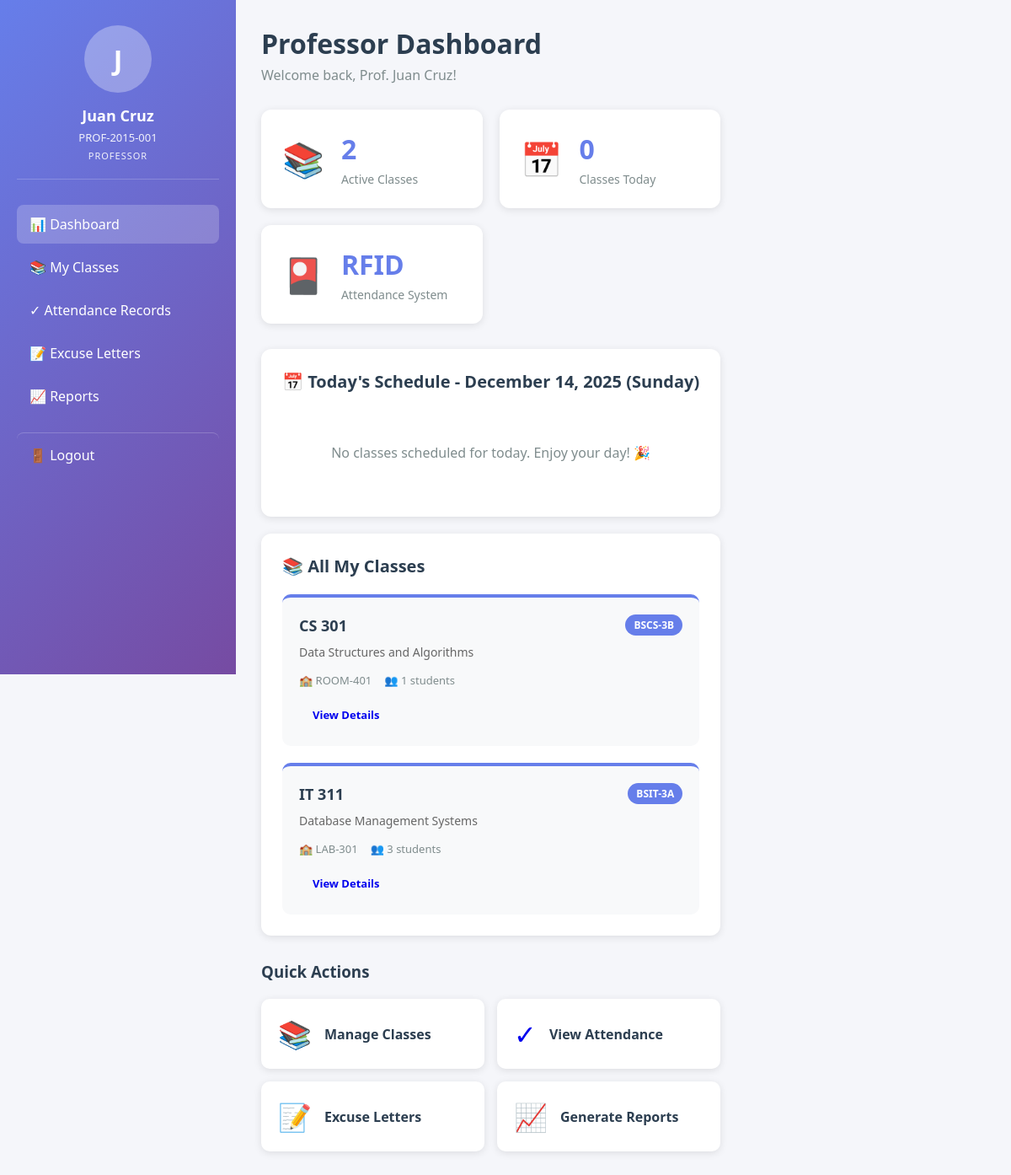
Page /professor_dashboard.php (signed in) on the committed database.
### tables this page shows
CREATE TABLE classes (
    class_id INT AUTO_INCREMENT PRIMARY KEY,
    course_id INT NOT NULL,
    professor_id INT NOT NULL,
    section VARCHAR(20) NOT NULL,
    school_year VARCHAR(9) NOT NULL,
    semester ENUM('1', '2', 'Summer') NOT NULL,
    room VARCHAR(20),
    status ENUM('active', 'inactive') DEFAULT 'active',
    created_at TIMESTAMP DEFAULT CURRENT_TIMESTAMP,
    FOREIGN KEY (course_id) REFERENCES courses(course_id) ON DELETE CASCADE,
    FOREIGN KEY (professor_id) REFERENCES professors(professor_id) ON DELETE CASCADE,
    INDEX idx_school_year_semester (school_year, semester),
    INDEX idx_status (status)
);

CREATE TABLE courses (
    course_id INT AUTO_INCREMENT PRIMARY KEY,
    course_code VARCHAR(20) UNIQUE NOT NULL,
    course_name VARCHAR(100) NOT NULL,
    course_description TEXT,
    units DECIMAL(2,1) NOT NULL,
    INDEX idx_course_code (course_code)
);

### Database.php (called while the page is built, shortened)
<?php
class Database {
    private $host = '127.0.0.1';
    private $db   = 'citcs_attendance';
    private $user = 'root';
    private $pass = '';
    private $charset = 'utf8mb4';
    private $pdo;
    public function __construct() {
        $dsn = "mysql:host={$this->host};dbname={$this->db};charset={$this->charset}";
        $options = [
            PDO::ATTR_ERRMODE            => PDO::ERRMODE_EXCEPTION,
            PDO::ATTR_DEFAULT_FETCH_MODE => PDO::FETCH_ASSOC,
            PDO::ATTR_EMULATE_PREPARES   => false,
        ];
        $this->pdo = new PDO($dsn, $this->user, $this->pass, $options);
    }
    public function query($sql, $params = []) {
        $stmt = $this->pdo->prepare($sql);
        $stmt->execute($params);
        return $stmt;
    }
    public function all($sql, $params = []) {
        return $this->query($sql, $params)->fetchAll();
    }
}
?>

### Auth.php (called while the page is built, shortened)
<?php
require_once 'Database.php';
class Auth {
    public function getRoleId() {
        return $_SESSION['role_id'] ?? null;
    }
}
?>

### ClassManager.php (called while the page is built, shortened)
<?php
require_once 'Database.php';
class ClassManager {
    private $db;
    public function __construct() {
        $this->db = new Database();
    }
    public function getClasses($filters = []) {
        $sql = "SELECT c.*, co.course_code, co.course_name, co.units,
                CONCAT(u.first_name, ' ', u.last_name) as professor_name,
                p.employee_number,
                (SELECT COUNT(*) FROM class_enrollments WHERE class_id = c.class_id AND status = 'enrolled') as enrolled_count
                FROM classes c
                JOIN courses co ON c.course_id = co.course_id
                JOIN professors p ON c.professor_id = p.professor_id
                JOIN users u ON p.user_id = u.user_id
                WHERE 1=1";
        $params = [];
        if (!empty($filters['professor_id'])) {
            $sql .= " AND c.professor_id = ?";
            $params[] = $filters['professor_id'];
        }
        if (!empty($filters['status'])) {
            $sql .= " AND c.status = ?";
            $params[] = $filters['status'];
        }
        $sql .= " ORDER BY co.course_code, c.section";
        return $this->db->all($sql, $params);
    }
}
?>

### professor_dashboard.php (the view, shortened to what this page needs)
<?php
require_once 'Auth.php';
require_once 'ClassManager.php';
$auth = new Auth();
$auth->requireRole(['professor']);
$classManager = new ClassManager();
$professorId = $auth->getRoleId();
$classes = $classManager->getClasses(['professor_id' => $professorId, 'status' => 'active']);
$todayClasses = [];
usort($todayClasses, function($a, $b) {
    return strcmp($a['schedule']['start_time'], $b['schedule']['start_time']);
});
?>
<!DOCTYPE html>
<html lang="en">
<head>
</head>
<body>
    <?php include 'includes/professor_sidebar.php'; ?>
    <div class="dashboard-container">
        <main class="main-content">
            <div class="page-header">
                <h1>Professor Dashboard</h1>
                <p>Welcome back, Prof. <?php echo htmlspecialchars($_SESSION['full_name']); ?>!</p>
            </div>
            <div class="stats-grid">
                <div class="stat-card">
                    <div class="stat-icon">📚</div>
                    <div class="stat-info">
                        <h3><?php echo count($classes); ?></h3>
                        <p>Active Classes</p>
                    </div>
                </div>
                <div class="stat-card">
                    <div class="stat-icon">📅</div>
                    <div class="stat-info">
                        <h3><?php echo count($todayClasses); ?></h3>
                        <p>Classes Today</p>
                    </div>
                </div>
                <div class="stat-card">
                    <div class="stat-icon">🎴</div>
                    <div class="stat-info">
                        <h3>RFID</h3>
                        <p>Attendance System</p>
                    </div>
                </div>
            </div>
            <div class="section-card">
                <h2>📅 Today's Schedule - <?php echo date('F d, Y (l)'); ?></h2>
                <?php if (empty($todayClasses)): ?>
                    <p class="empty-state">No classes scheduled for today. Enjoy your day! 🎉</p>
                <?php endif; ?>
            </div>
            <div class="section-card">
                <h2>📚 All My Classes</h2>
                <?php if (empty($classes)): ?>
                    <p class="empty-state">No classes assigned yet.</p>
                <?php else: ?>
                    <div class="classes-grid">
                        <?php foreach ($classes as $class): ?>
                            <div class="class-card">
                                <div class="class-header">
                                    <h3><?php echo htmlspecialchars($class['course_code']); ?></h3>
                                    <span class="badge badge-primary"><?php echo htmlspecialchars($class['section']); ?></span>
                                </div>
                                <p class="class-name"><?php echo htmlspecialchars($class['course_name']); ?></p>
                                <div class="class-meta">
                                    <span>🏫 <?php echo htmlspecialchars($class['room']); ?></span>
                                    <span>👥 <?php echo $class['enrolled_count']; ?> students</span>
                                </div>
                                <div class="class-actions">
                                    <a href="professor_classes.php?class_id=<?php echo $class['class_id']; ?>" class="btn btn-sm">View Details</a>
                                </div>
                            </div>
                        <?php endforeach; ?>
                    </div>
                <?php endif; ?>
            </div>
            <div class="quick-links">
                <h3>Quick Actions</h3>
                <div class="links-grid">
                    <a href="professor_classes.php" class="quick-link-card">
                        <span class="link-icon">📚</span>
                        <span class="link-text">Manage Classes</span>
                    </a>
                    <a href="professor_attendance.php" class="quick-link-card">
                        <span class="link-icon">✓</span>
                        <span class="link-text">View Attendance</span>
                    </a>
                    <a href="professor_excuse.php" class="quick-link-card">
                        <span class="link-icon">📝</span>
                        <span class="link-text">Excuse Letters</span>
                    </a>
                    <a href="professor_reports.php" class="quick-link-card">
                        <span class="link-icon">📈</span>
                        <span class="link-text">Generate Reports</span>
                    </a>
                </div>
            </div>
        </main>
    </div>
</body>
</html>

### includes/professor_sidebar.php (style rules this page uses)
.main-content { margin-left: 280px; padding: 30px; min-height: 100vh; }

### professor_dashboard.php (style rules this page uses)
* { margin: 0; padding: 0; box-sizing: border-box; }
body { font-family: 'Segoe UI', Tahoma, Geneva, Verdana, sans-serif; background: #f5f6fa; margin: 0; }
.dashboard-container { display: flex; }
.page-header { margin-bottom: 30px; }
.page-header h1 { font-size: 32px; color: #2c3e50; margin-bottom: 5px; }
.page-header p { color: #7f8c8d; }
.stats-grid { display: grid; grid-template-columns: repeat(auto-fit, minmax(250px, 1fr)); gap: 20px; margin-bottom: 30px; }
.stat-card { background: white; padding: 25px; border-radius: 12px; box-shadow: 0 2px 10px rgba(0,0,0,0.1); display: flex; align-items: center; gap: 20px; }
.stat-icon { font-size: 40px; }
.stat-info h3 { font-size: 32px; color: #667eea; margin-bottom: 5px; }
.stat-info p { color: #7f8c8d; font-size: 14px; }
.section-card { background: white; padding: 25px; border-radius: 12px; box-shadow: 0 2px 10px rgba(0,0,0,0.1); margin-bottom: 20px; }
.section-card h2 { font-size: 20px; color: #2c3e50; margin-bottom: 20px; }
.btn { padding: 10px 20px; border: none; border-radius: 8px; cursor: pointer; text-decoration: none; display: inline-block; font-size: 14px; font-weight: 600; text-align: center; transition: transform 0.2s; }
.btn-sm { padding: 8px 16px; font-size: 13px; }
.classes-grid { display: grid; grid-template-columns: repeat(auto-fill, minmax(280px, 1fr)); gap: 20px; }
.class-card { background: #f8f9fa; padding: 20px; border-radius: 10px; border-top: 4px solid #667eea; }
.class-header { display: flex; justify-content: space-between; align-items: center; margin-bottom: 10px; }
.class-header h3 { color: #2c3e50; font-size: 18px; }
.class-name { color: #666; font-size: 14px; margin-bottom: 15px; }
.class-meta { display: flex; gap: 15px; font-size: 13px; color: #7f8c8d; margin-bottom: 15px; }
.class-actions { display: flex; gap: 10px; }
.badge { padding: 4px 10px; border-radius: 20px; font-size: 12px; font-weight: 600; }
.badge-primary { background: #667eea; color: white; }
.quick-links { margin-top: 30px; }
.quick-links h3 { margin-bottom: 20px; color: #2c3e50; }
.links-grid { display: grid; grid-template-columns: repeat(auto-fit, minmax(200px, 1fr)); gap: 15px; }
.quick-link-card { background: white; padding: 20px; border-radius: 10px; box-shadow: 0 2px 10px rgba(0,0,0,0.1); text-decoration: none; display: flex; align-items: center; gap: 15px; transition: transform 0.2s, box-shadow 0.2s; }
.link-icon { font-size: 32px; }
.link-text { color: #2c3e50; font-weight: 600; }
.empty-state { text-align: center; color: #7f8c8d; padding: 40px 20px; }

### rows in the picture
classes: course.course_code "CS 301", section "BSCS-3B", course.course_name "Data Structures and Algorithms", room "ROOM-401", enrolled_count "1"
classes: course.course_code "IT 311", section "BSIT-3A", course.course_name "Database Management Systems", room "LAB-301", enrolled_count "3"

### other values in the picture
substr($_SESSION['full_name'], 0, 1) "J"
$_SESSION['full_name'] "Juan Cruz"
$_SESSION['identifier'] "PROF-2015-001"
count($classes) "2"
count($todayClasses) "0"
